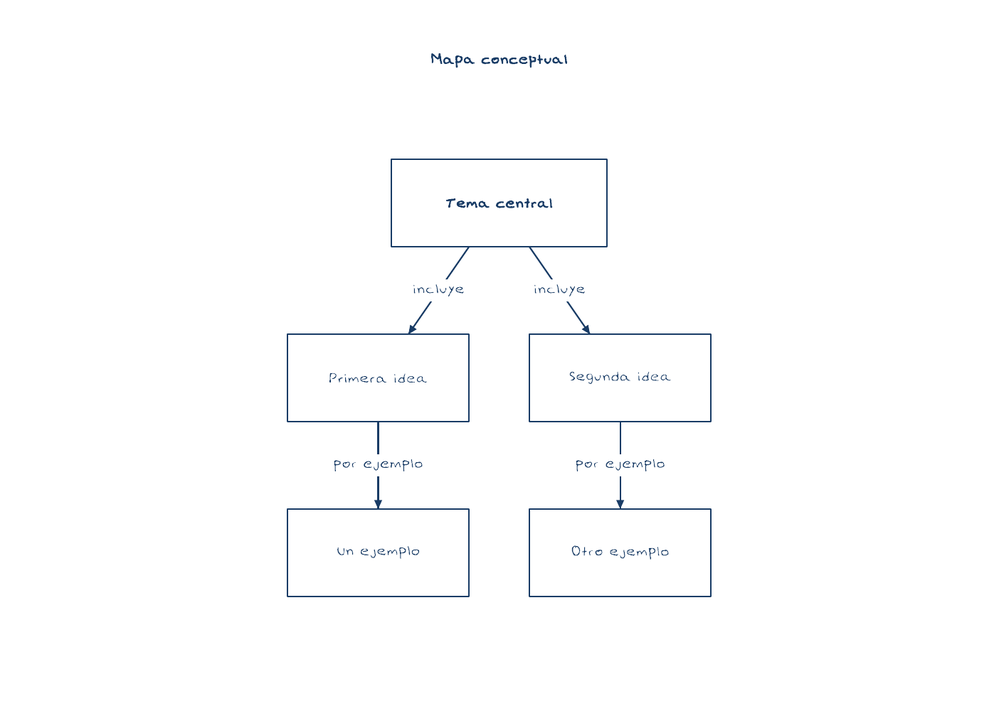
#> input picture work/trazo-android/maps/concept.png, 999 x 706 px, shrunk from 1404 x 993 before the run
$ python -i explorar.py   (imports and definitions only)
#> lines starting #> are read from the running program, lines starting #| are printed output that depends on the picture; after the words box and inside, x2 and y2 are one past the last pixel; in counts of white or black regions, pixels touching at a corner belong together
#> further down, picture is the input picture: shape (706, 999, 3); mean B, G, R 253.5, 253.1, 252.8
import sys
from pathlib import Path
sys.path.insert(0,str(Path(__file__).resolve().parents[2]/'outputs/trazo/vendor'))
import cv2,numpy as np
from PIL import Image,ImageDraw
W=Path(__file__).resolve().parent
def strength(rect):
 gray=cv2.cvtColor(rect,cv2.COLOR_BGR2GRAY).astype(np.float32)
 contrast=np.maximum(0,cv2.GaussianBlur(gray,(0,0),9)-gray)
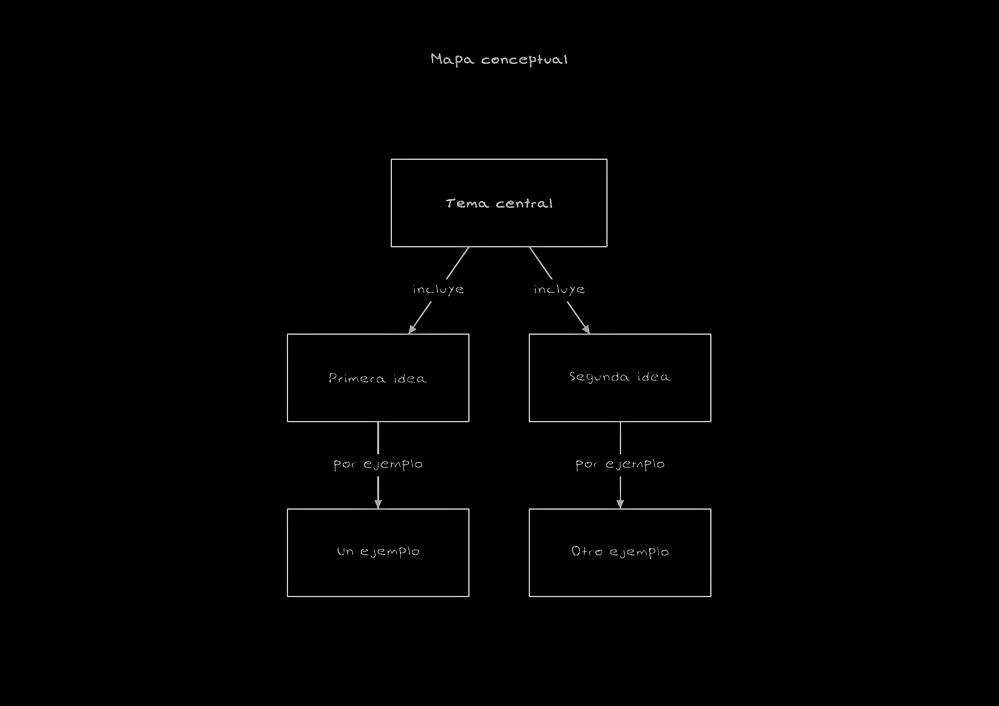
#> contrast: shape (706, 999) float32; min 0, max 221.4, mean 1.6
 grid=np.zeros_like(contrast)
 for vertical in (False,True):
  for slope in (-3,-2,-1,0,1,2,3):
   kernel=np.zeros((7,45),np.uint8);cv2.line(kernel,(0,3-slope),(44,3+slope),1,1)
   if vertical:kernel=kernel.T
   grid=np.maximum(grid,cv2.morphologyEx(contrast,cv2.MORPH_OPEN,kernel))
 return np.maximum(0,contrast-grid*1.1)
def mask_for(im,threshold=14):
 s=strength(im);mask=(s>threshold).astype('uint8')*255
#> after `mask = (s > threshold).astype('uint8') * 255`:
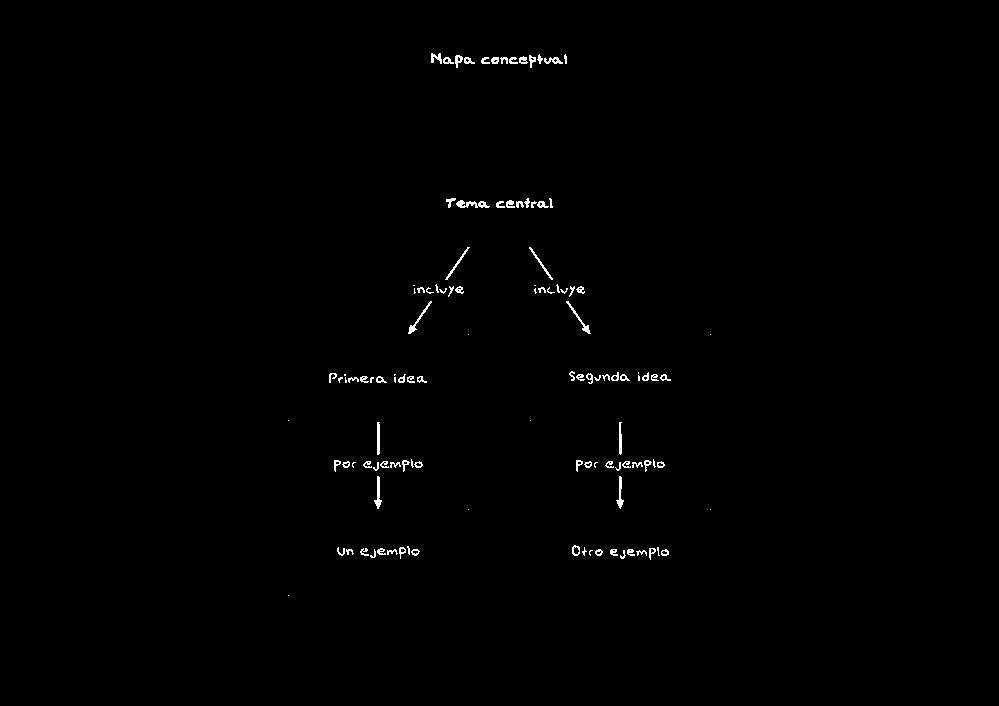
#> mask: shape (706, 999); 0.57% white in thin lines or dots, all inside (x1, y1, x2, y2) = (288, 53, 711, 596)
 n,cc,stats,_=cv2.connectedComponentsWithStats(mask,8)
#> cc: shape (706, 999) int32; 119 distinct labels, from 0 to 118
#> n = 119; stats = 119 rows, first 6: [0, 0, 999, 706, 701247], [431, 53, 11, 11, 70], [455, 55, 8, 13, 59], [529, 55, 7, 13, 48], [537, 54, 6, 10, 30], [564, 54, 3, 10, 22]
 clean=np.zeros_like(mask)
 for i in range(1,n):
  x,y,w,h,a=stats[i]
  if a>=4 and w<80 and h<75:clean[cc==i]=255
#> this loop made 118 passes
#> (x, y, w, h, a) on passes 1 to 12: (431, 53, 11, 11, 70), (455, 55, 8, 13, 59), (529, 55, 7, 13, 48), (537, 54, 6, 10, 30), (564, 54, 3, 10, 22), (443, 57, 11, 7, 46), (464, 57, 11, 7, 46), (481, 57, 9, 7, 39), (491, 57, 8, 7, 45), (500, 57, 8, 7, 35), (509, 57, 9, 7, 40), (519, 56, 9, 8, 47)
#> clean: shape (706, 999); 0.57% white in thin lines or dots, all inside (x1, y1, x2, y2) = (329, 53, 671, 560)
 return clean
# [8 lines not run here, left out]

>>> import cv2
>>> picture = cv2.imread('../trazo-android/maps/concept.png')
>>> result = mask_for(picture)

$ run again, on work/trazo-android/maps/flow.png
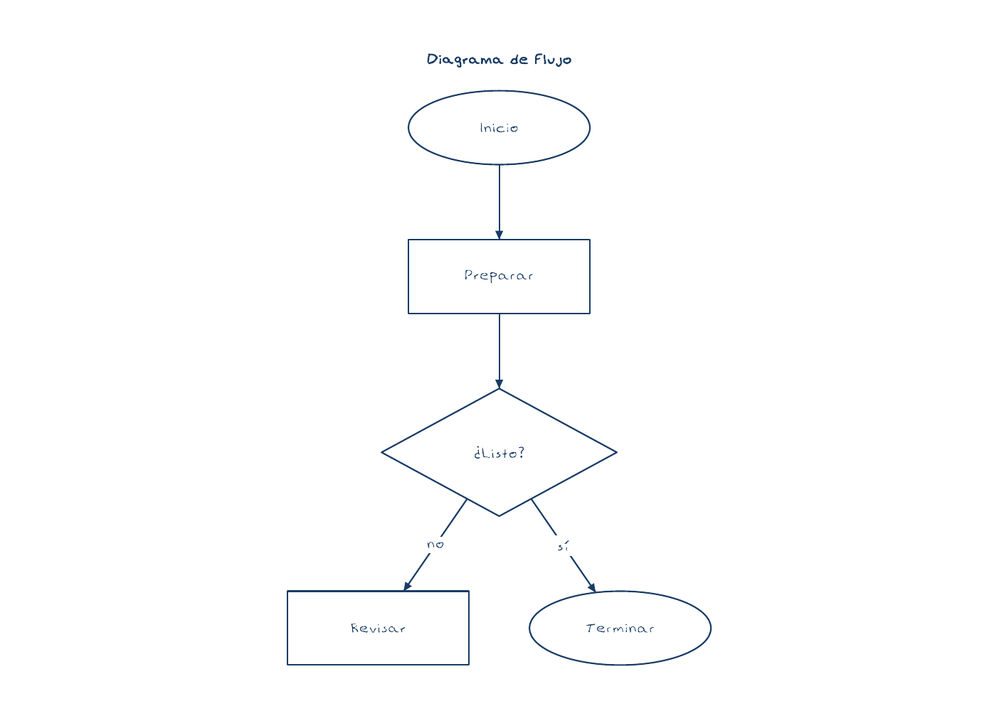
#> input picture work/trazo-android/maps/flow.png, 999 x 706 px, shrunk from 1404 x 993 before the run
#> picture is the input picture: shape (706, 999, 3); mean B, G, R 253.8, 253.5, 253.2
#> in mask_for, `mask = (s > threshold).astype('uint8') * 255`:
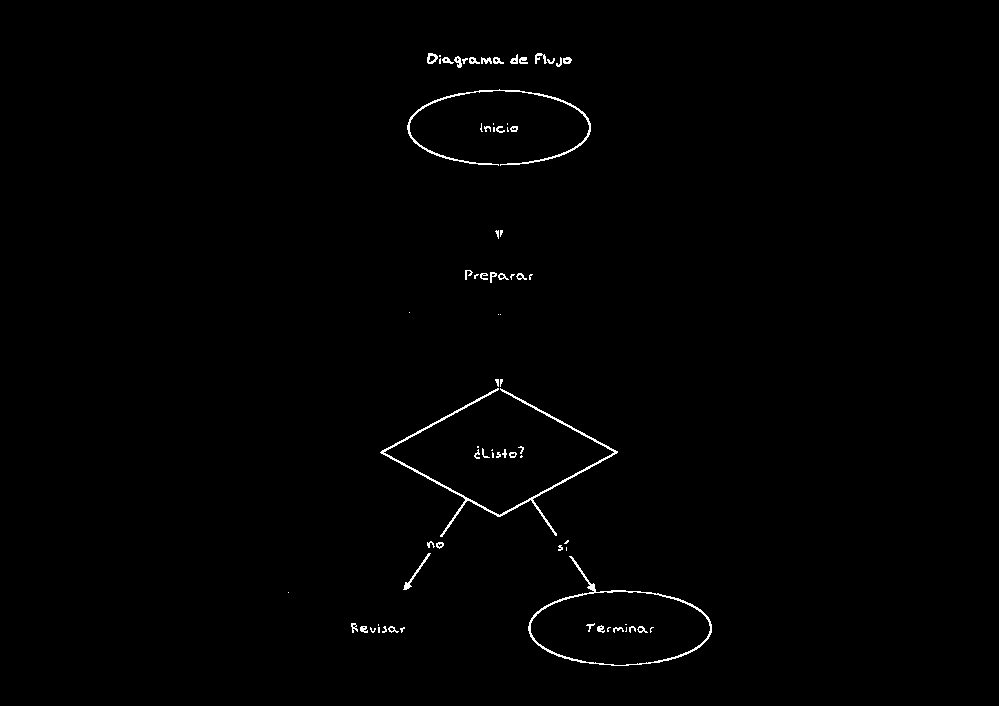
#> mask: shape (706, 999); 0.72% white in thin lines or dots, all inside (x1, y1, x2, y2) = (288, 53, 712, 666)
#> cc: shape (706, 999) int32; 76 distinct labels, from 0 to 75
#> n = 76; stats = 76 rows, first 6: [0, 0, 999, 706, 700216], [427, 53, 11, 11, 70], [535, 53, 12, 11, 65], [439, 55, 2, 2, 4], [510, 54, 8, 10, 46], [442, 57, 12, 7, 44]
#> the loop in mask_for, `for i in range(1,n):` made 75 passes
#> (x, y, w, h, a) on passes 1 to 8: (427, 53, 11, 11, 70), (535, 53, 12, 11, 65), (439, 55, 2, 2, 4), (510, 54, 8, 10, 46), (442, 57, 12, 7, 44), (454, 56, 8, 12, 54), (469, 57, 11, 7, 46), (481, 57, 11, 7, 50)
#> after the loop in mask_for, `for i in range(1,n):`:
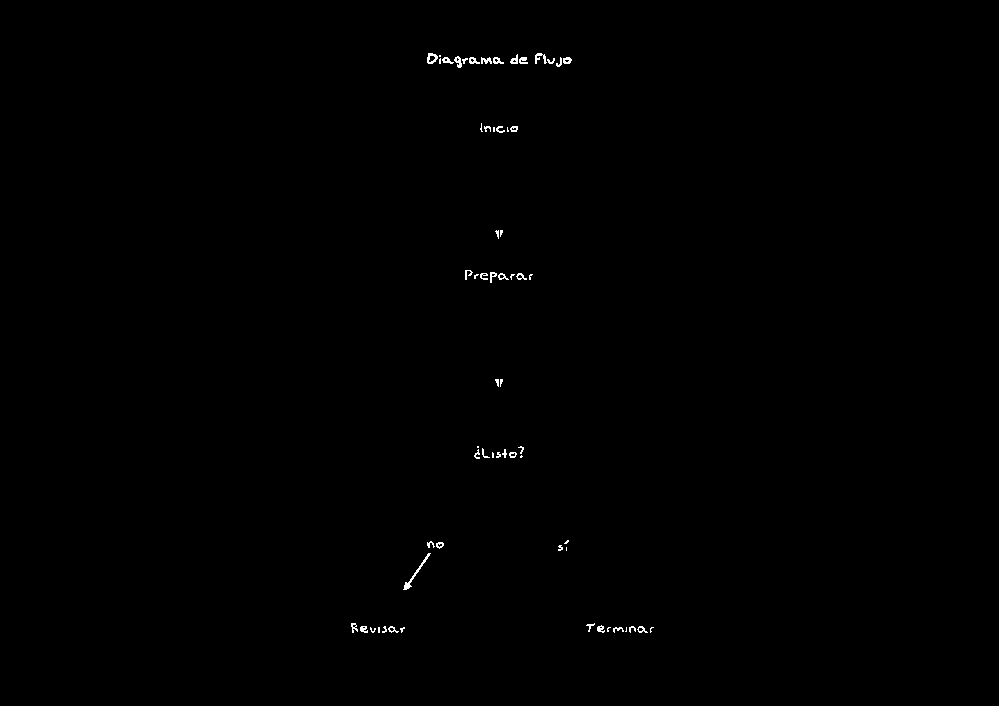
#> clean: shape (706, 999); 0.25% white in thin lines or dots, all inside (x1, y1, x2, y2) = (351, 53, 654, 633)

$ run again, on work/trazo-android/maps/mind.png
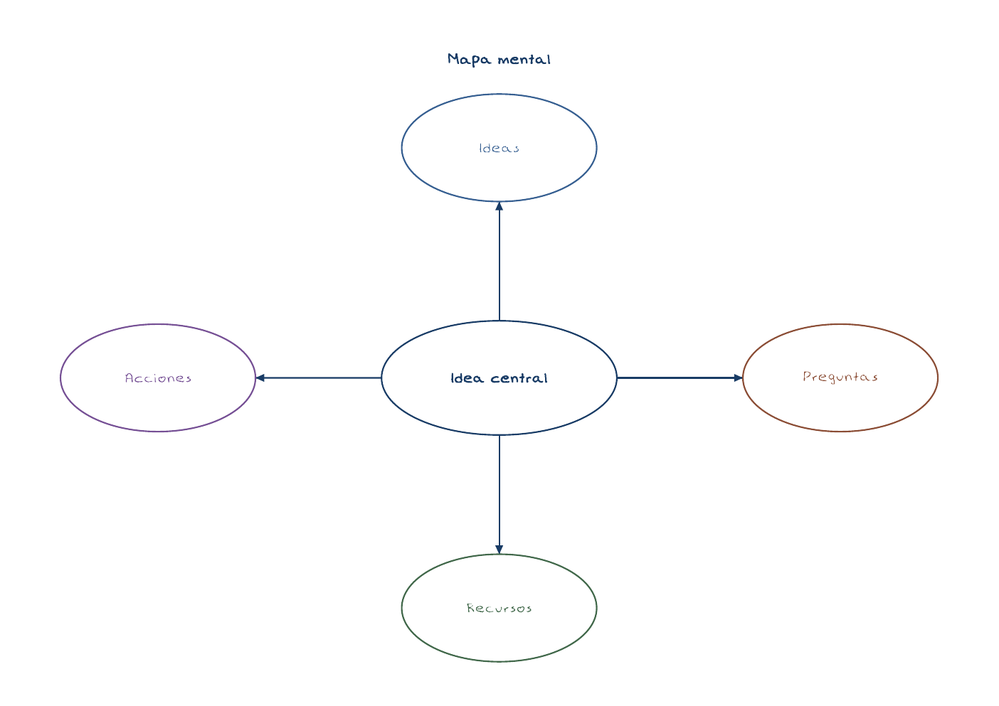
#> input picture work/trazo-android/maps/mind.png, 999 x 706 px, shrunk from 1404 x 993 before the run
#> picture is the input picture: shape (706, 999, 3); mean B, G, R 253.7, 253.4, 253.3
#> in mask_for, `mask = (s > threshold).astype('uint8') * 255`:
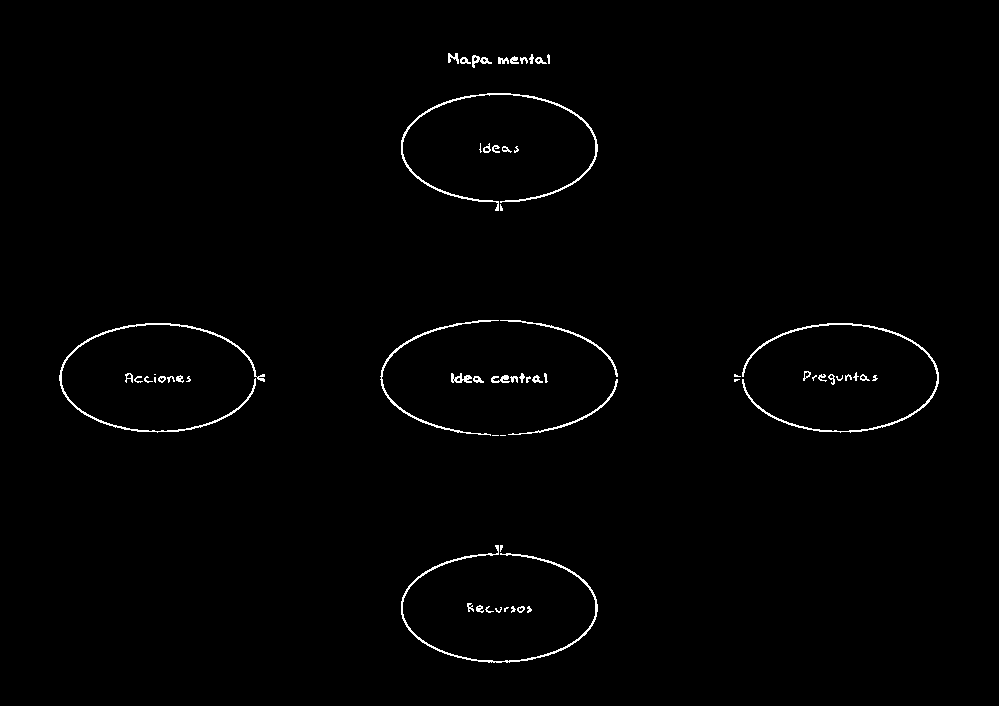
#> mask: shape (706, 999); 1% white in thin lines or dots, all inside (x1, y1, x2, y2) = (59, 53, 939, 663)
#> cc: shape (706, 999) int32; 62 distinct labels, from 0 to 61
#> n = 62; stats = 62 rows, first 6: [0, 0, 999, 706, 698112], [448, 53, 11, 11, 66], [472, 55, 20, 13, 106], [529, 54, 5, 10, 30], [547, 54, 3, 10, 22], [460, 57, 11, 7, 45]
#> the loop in mask_for, `for i in range(1,n):` made 61 passes
#> (x, y, w, h, a) on passes 1 to 8: (448, 53, 11, 11, 66), (472, 55, 20, 13, 106), (529, 54, 5, 10, 30), (547, 54, 3, 10, 22), (460, 57, 11, 7, 45), (498, 57, 11, 7, 54), (510, 56, 9, 8, 48), (520, 57, 8, 7, 34)
#> after the loop in mask_for, `for i in range(1,n):`:
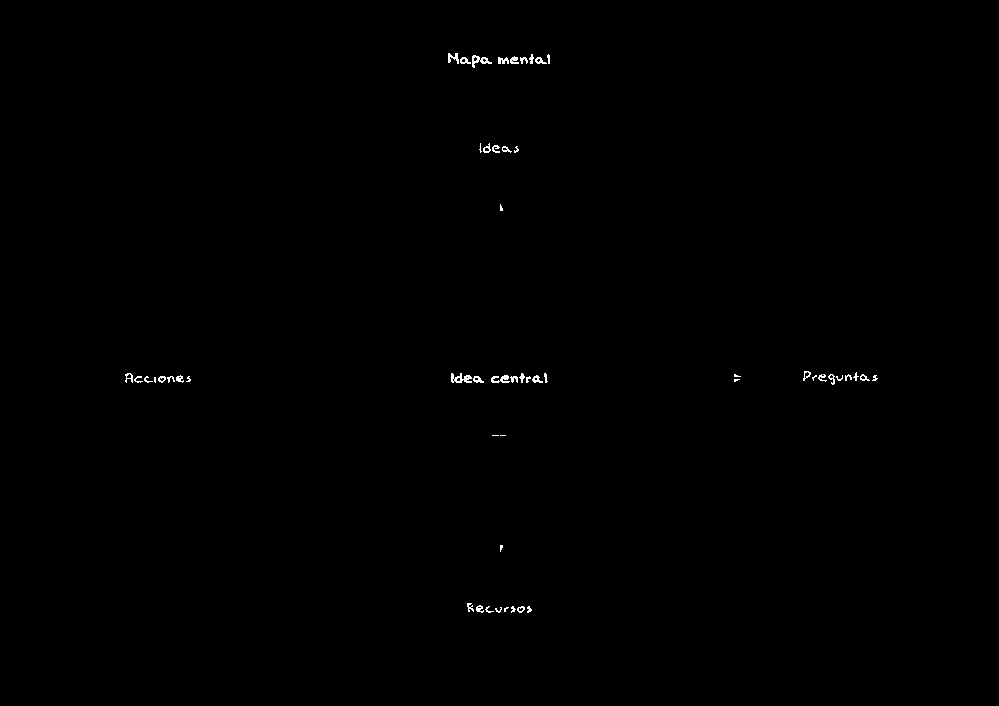
#> clean: shape (706, 999); 0.24% white in thin lines or dots, all inside (x1, y1, x2, y2) = (125, 53, 878, 613)

$ run again, on work/trazo-android/maps/timeline.png
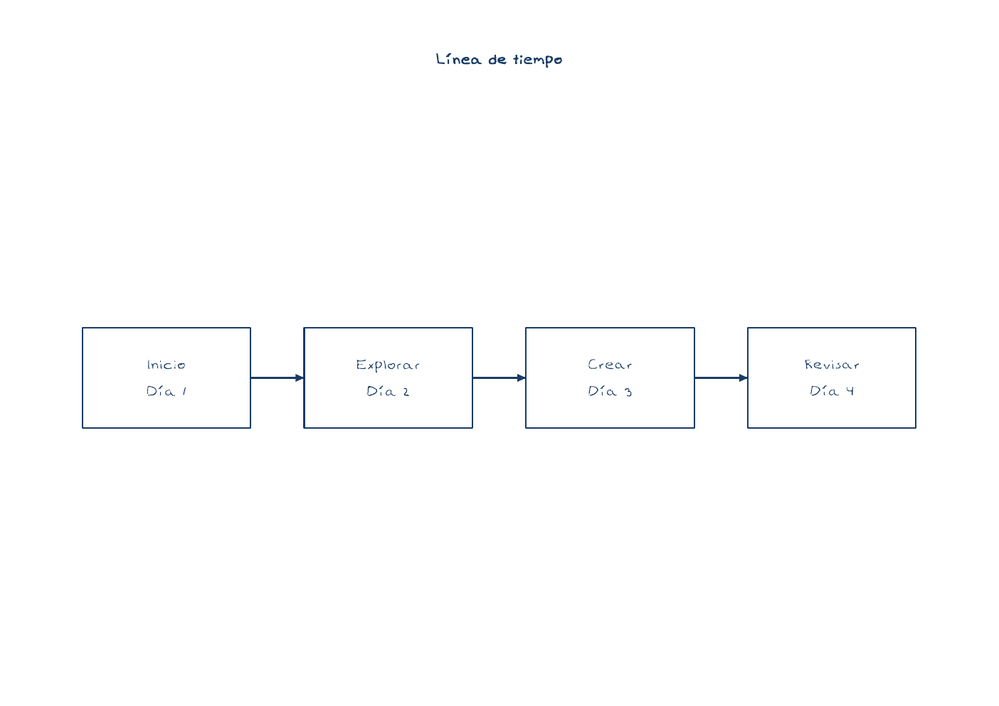
#> input picture work/trazo-android/maps/timeline.png, 999 x 706 px, shrunk from 1404 x 993 before the run
#> picture is the input picture: shape (706, 999, 3); mean B, G, R 254, 253.7, 253.4
#> in strength, `contrast=np.maximum(0,cv2.GaussianBlur(gray,(0,0),9)-gray)`:
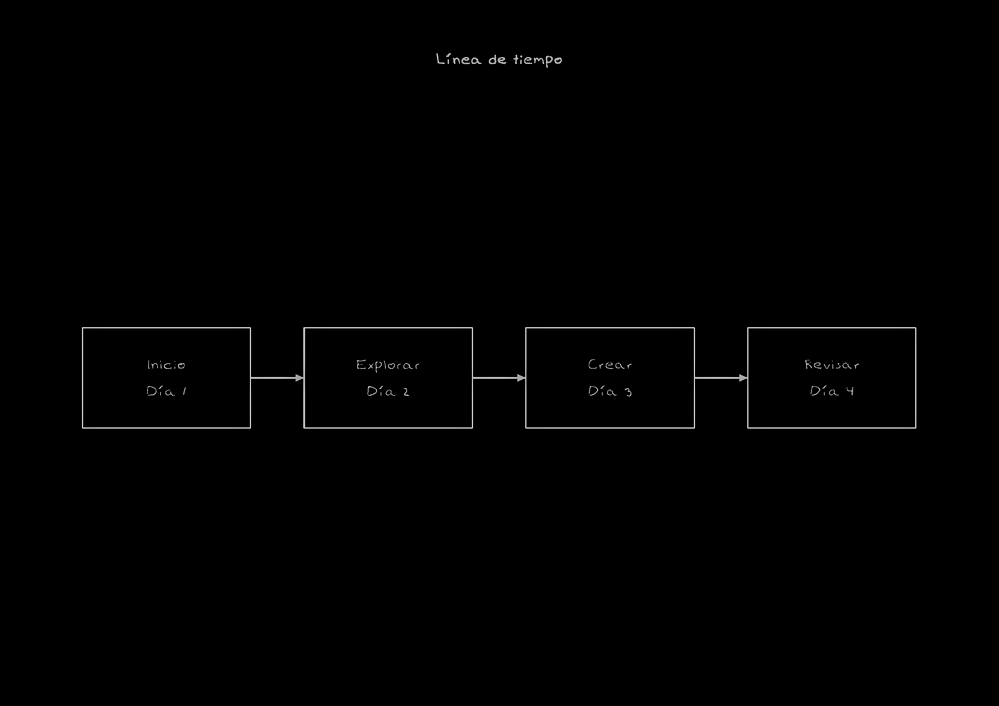
#> contrast: shape (706, 999) float32; min 0, max 215.5, mean 1.2
#> in mask_for, `mask = (s > threshold).astype('uint8') * 255`:
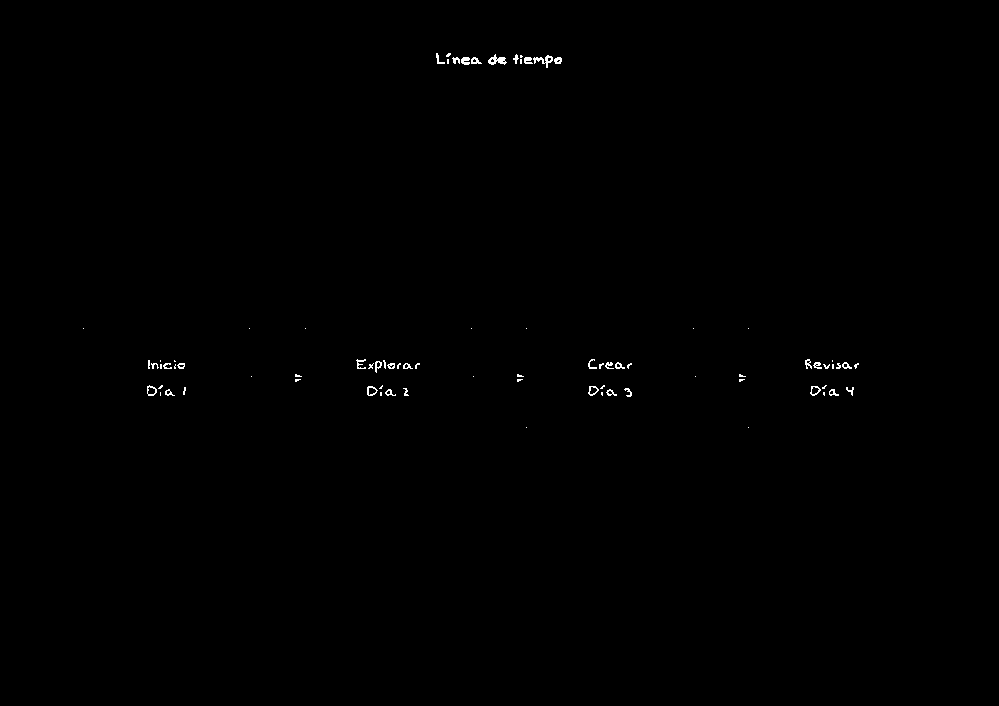
#> mask: shape (706, 999); 0.25% white in thin lines or dots, all inside (x1, y1, x2, y2) = (83, 53, 859, 428)
#> cc: shape (706, 999) int32; 81 distinct labels, from 0 to 80
#> n = 81; stats = 81 rows, first 6: [0, 0, 999, 706, 703523], [436, 53, 9, 11, 37], [446, 53, 5, 4, 14], [488, 54, 19, 11, 106], [513, 54, 6, 10, 29], [520, 55, 3, 3, 7]
#> the loop in mask_for, `for i in range(1,n):` made 80 passes
#> (x, y, w, h, a) on passes 1 to 8: (436, 53, 9, 11, 37), (446, 53, 5, 4, 14), (488, 54, 19, 11, 106), (513, 54, 6, 10, 29), (520, 55, 3, 3, 7), (533, 55, 20, 13, 100), (452, 57, 8, 7, 35), (461, 57, 9, 8, 56)
